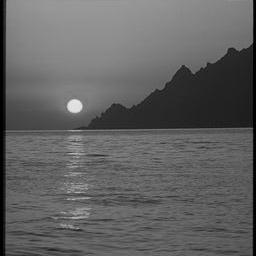
#> input picture ComputerVision_COMP6223/Coursework/Assignment3/training/Coast/15 7.jpg, 256 x 256 px, found by its file name; its folder holds 3 pictures in this run
$ python main.py
#> lines starting #> are read from the running program, lines starting #| are printed output that depends on the picture
### ComputerVision_COMP6223/Assignment3Final/src/misc/data.py
import logging
import os

from skimage.io import imread

ABSOLUTE_PATH = os.path.dirname(__file__)


def load_labelled(path):
  """
  Load and return the labelled training data.

  :param path: str, Path to labelled images (e.g '../../data/training')
  :return: (data, target) : tuple
  """
#> called with path = '../../data/training'
  path = f'{ABSOLUTE_PATH}/{path}'

  if os.path.exists(path):
    labels = os.listdir(path)
    x = []
    y = []

    logging.info(f'Loading labelled data from {path}.')
    logging.info(f'{"Class name":20}{"Number of samples":20}')
    logging.info(f'{"".join(["-"] * 40)}')
    for label in labels:
      images = [imread(f'{path}/{label}/{image}') for image in
                os.listdir(f'{path}/{label}')]
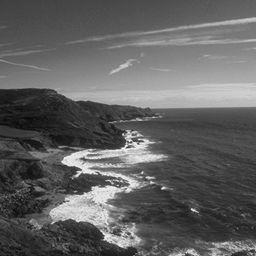
#> input picture ComputerVision_COMP6223/Coursework/Assignment3/training/Coast/32 7.jpg, 256 x 256 px, found by its file name
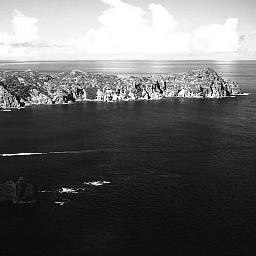
#> input picture ComputerVision_COMP6223/Coursework/Assignment3/training/Coast/42 4.jpg, 256 x 256 px, found by its file name
#> images = 3 items
      x.extend(images)
      y.extend([label] * len(images))
      logging.info(f'{label:20}{len(images):<20}')

    logging.info(
      f'Loaded {len(labels)} classes. Total number of samples is {len(x)}.')

    return x, y
  else:
    raise FileExistsError(f'The path "{path}" does not exist.')


def load_unlabelled(path):
  """
  Load and return the unlabelled testing data.
  :param path: str, Path to unlabelled images (e.g '../../data/testing')
  :return: data : list
  """
  path = f'{ABSOLUTE_PATH}/{path}'

  if os.path.exists(path):
    x = []

    logging.info(f'Loading unlabelled data from {path}.')
    images = [imread(f'{path}/{image}') for image in os.listdir(f'{path}')]
    x.extend(images)
    logging.info(f'Total number of samples is {len(x)}.')

    return x
  else:
    raise FileExistsError(f'The path "{path}" does not exist.')

### ComputerVision_COMP6223/Assignment3Final/src/run1/main.py
import logging

from src.misc.data import load_labelled, load_unlabelled
from src.misc.visualise import draw_labelled_samples


def main():
  # Set up logging.
  logging.basicConfig(format='%(levelname)s: %(message)s', level=logging.INFO)

  # Load training data.
  x, y = load_labelled('../../data/training')
#> x = 4 items; y = ['Coast', 'Coast', 'Coast', 'Forest']

  # Load testing data.
  x_test = load_unlabelled('../../data/testing')

  # Visualise the data.
  draw_labelled_samples(x, y)


if __name__ == '__main__':
#> (the run stopped early here; a loop or call above may not have finished)
